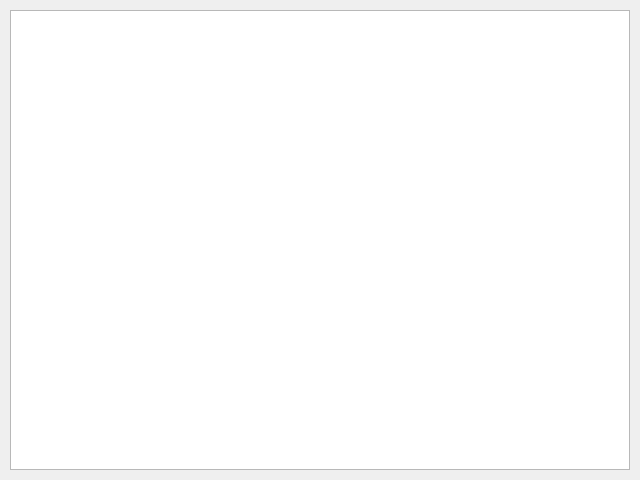
<?xml version="1.0" encoding="UTF-8"?>
<ui version="4.0">
 <class>DataSetPage</class>
 <widget class="QMainWindow" name="DataSetPage">
  <property name="geometry">
   <rect>
    <x>0</x>
    <y>0</y>
    <width>640</width>
    <height>480</height>
   </rect>
  </property>
  <property name="windowTitle">
   <string>MainWindow</string>
  </property>
  <widget class="QWidget" name="centralwidget">
   <layout class="QVBoxLayout" name="verticalLayout">
    <property name="spacing">
     <number>10</number>
    </property>
    <property name="leftMargin">
     <number>10</number>
    </property>
    <property name="topMargin">
     <number>10</number>
    </property>
    <property name="rightMargin">
     <number>10</number>
    </property>
    <property name="bottomMargin">
     <number>10</number>
    </property>
    <item>
     <widget class="QTableView" name="tableView"/>
    </item>
   </layout>
  </widget>
 </widget>
 <resources/>
 <connections/>
</ui>
